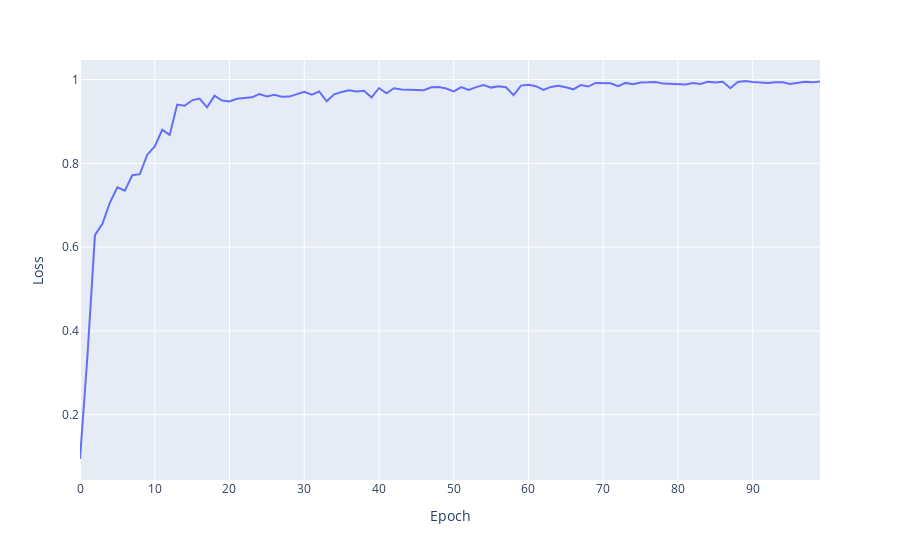

Notebook cell for this chart:
### Code cell
line(losses, xaxis="Epoch", yaxis="Loss")
